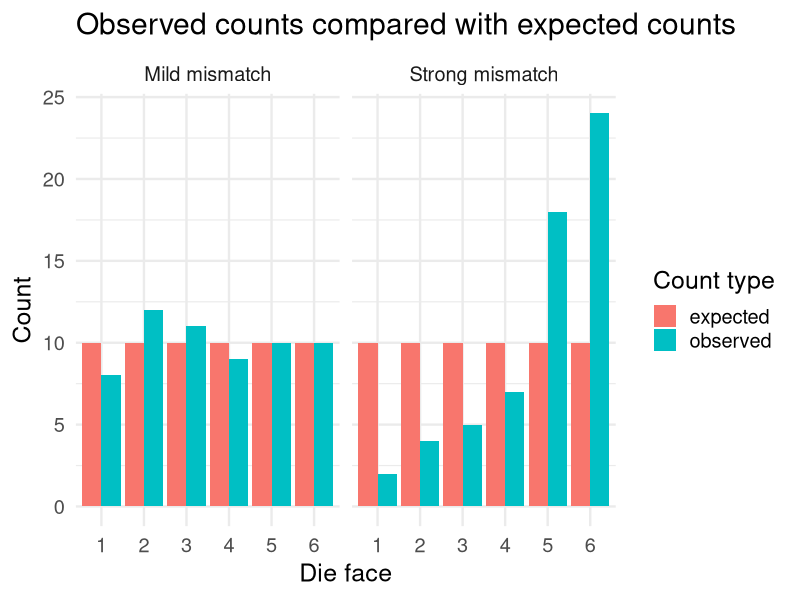
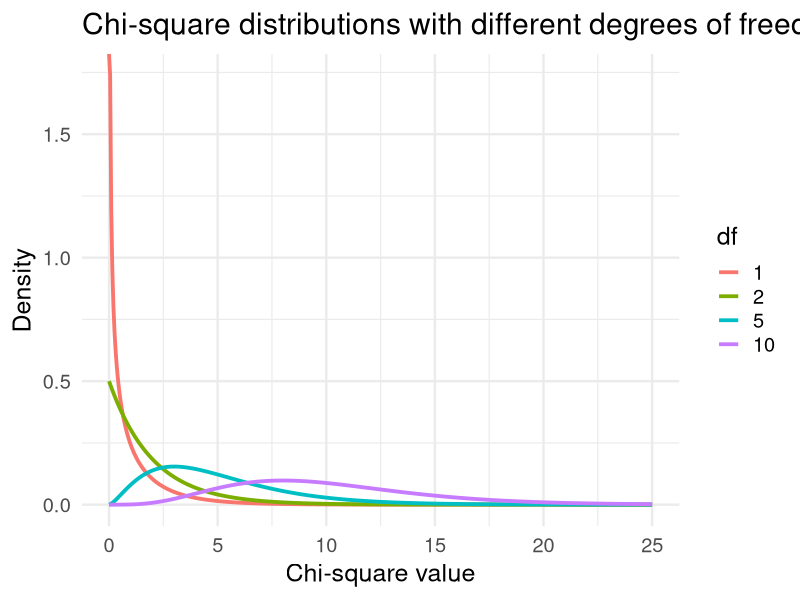
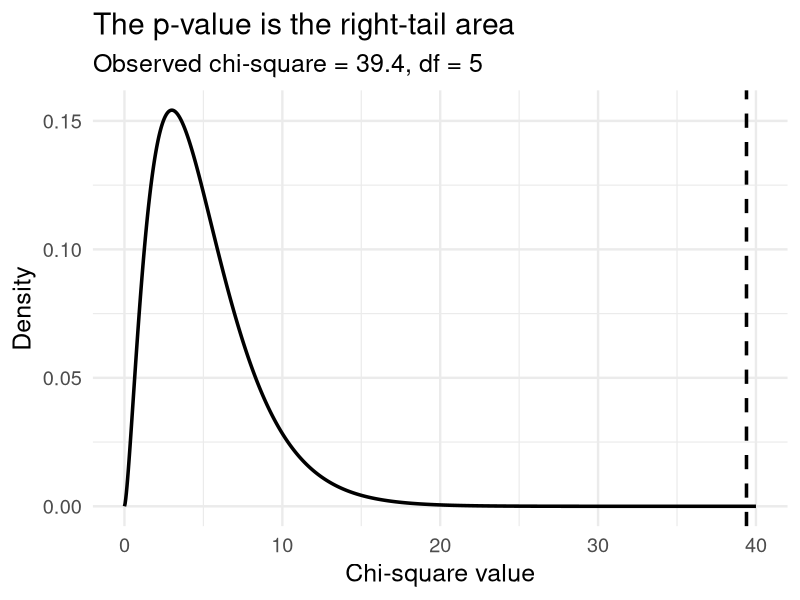
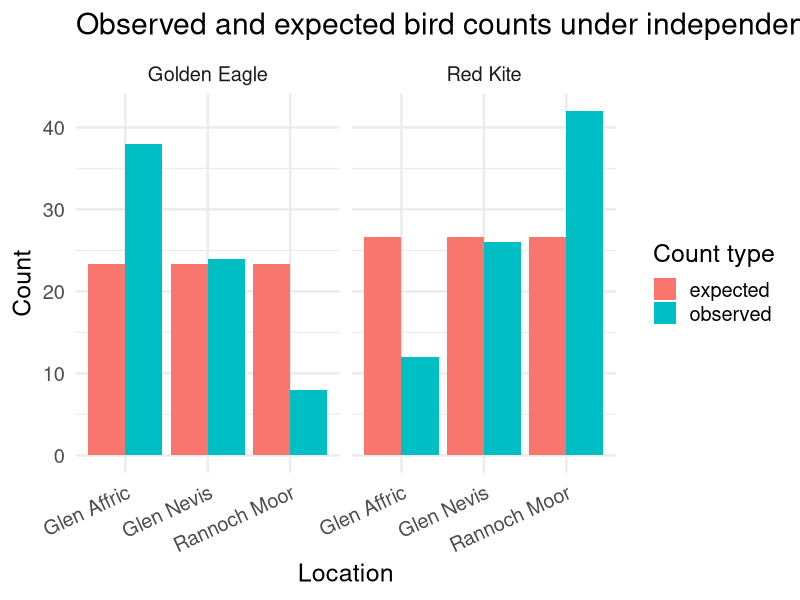

Here is the R script that generated these plots, in order:
## ---- chunk 1
#| include: false
set.seed(123)
library(ggplot2)
library(dplyr)
library(tidyr)
library(knitr)
## ---- chunk 2
60 * (1/6)
## ---- chunk 3
die <- tibble(
  face = factor(1:6),
  observed = c(8, 12, 11, 9, 10, 10),
  expected = rep(10, 6)
) |>
  mutate(
    difference = observed - expected,
    contribution = (observed - expected)^2 / expected
  )

kable(die, digits = 3)
## ---- chunk 4
chi_die <- sum(die$contribution)
chi_die
## ---- chunk 5
suspicious_die <- tibble(
  face = factor(1:6),
  observed = c(2, 4, 5, 7, 18, 24),
  expected = rep(10, 6)
) |>
  mutate(
    difference = observed - expected,
    contribution = (observed - expected)^2 / expected
  )

kable(suspicious_die, digits = 3)
## ---- chunk 6
chi_suspicious <- sum(suspicious_die$contribution)
chi_suspicious
## ---- chunk 7
bind_rows(
  die |> mutate(example = "Mild mismatch"),
  suspicious_die |> mutate(example = "Strong mismatch")
) |>
  pivot_longer(c(observed, expected), names_to = "type", values_to = "count") |>
  ggplot(aes(x = face, y = count, fill = type)) +
  geom_col(position = "dodge") +
  facet_wrap(~ example) +
  labs(
    title = "Observed counts compared with expected counts",
    x = "Die face",
    y = "Count",
    fill = "Count type"
  ) +
  theme_minimal(base_size = 18)
## ---- chunk 8
x <- seq(0, 25, length.out = 500)
chisq_curves <- expand.grid(
  x = x,
  df = c(1, 2, 5, 10)
) |>
  as_tibble() |>
  mutate(density = dchisq(x, df = df))

ggplot(chisq_curves, aes(x = x, y = density, colour = factor(df))) +
  geom_line(linewidth = 1.3) +
  labs(
    title = "Chi-square distributions with different degrees of freedom",
    x = "Chi-square value",
    y = "Density",
    colour = "df"
  ) +
  theme_minimal(base_size = 18)
## ---- chunk 9
observed_chi <- chi_suspicious
df_die <- 5
x <- seq(0, 40, length.out = 1000)
plot_data <- tibble(
  x = x,
  density = dchisq(x, df = df_die),
  tail = x >= observed_chi
)

ggplot(plot_data, aes(x = x, y = density)) +
  geom_area(data = filter(plot_data, tail), fill = "grey70") +
  geom_line(linewidth = 1.2) +
  geom_vline(xintercept = observed_chi, linetype = "dashed", linewidth = 1.2) +
  labs(
    title = "The p-value is the right-tail area",
    subtitle = paste0("Observed chi-square = ", round(observed_chi, 2), ", df = ", df_die),
    x = "Chi-square value",
    y = "Density"
  ) +
  theme_minimal(base_size = 18)
## ---- chunk 10
chisq.test(suspicious_die$observed, p = rep(1/6, 6))
## ---- chunk 11
birds <- matrix(
  c(38, 12,
    24, 26,
    8, 42),
  nrow = 3,
  byrow = TRUE
)

rownames(birds) <- c("Glen Affric", "Glen Nevis", "Rannoch Moor")
colnames(birds) <- c("Golden Eagle", "Red Kite")

kable(birds)
## ---- chunk 12
bird_test <- chisq.test(birds)
bird_test$expected |> round(2) |> kable()
## ---- chunk 13
bird_test
## ---- chunk 14
bird_contrib <- (bird_test$observed - bird_test$expected)^2 / bird_test$expected
round(bird_contrib, 2) |> kable()
## ---- chunk 15
birds_long <- as.data.frame(as.table(birds)) |>
  rename(location = Var1, species = Var2, observed = Freq)

expected_long <- as.data.frame(as.table(bird_test$expected)) |>
  rename(location = Var1, species = Var2, expected = Freq)

left_join(birds_long, expected_long, by = c("location", "species")) |>
  pivot_longer(c(observed, expected), names_to = "type", values_to = "count") |>
  ggplot(aes(x = location, y = count, fill = type)) +
  geom_col(position = "dodge") +
  facet_wrap(~ species) +
  labs(
    title = "Observed and expected bird counts under independence",
    x = "Location",
    y = "Count",
    fill = "Count type"
  ) +
  theme_minimal(base_size = 18) +
  theme(axis.text.x = element_text(angle = 25, hjust = 1))
## ---- chunk 16
bird_test$expected |> round(2) |> kable()
## ---- chunk 17
chi <- unname(bird_test$statistic)
n <- sum(birds)
r <- nrow(birds)
c <- ncol(birds)
cramers_v <- sqrt(chi / (n * min(r - 1, c - 1)))
cramers_v
## ---- chunk 18
p_suspicious <- pchisq(chi_suspicious, df = 5, lower.tail = FALSE)
